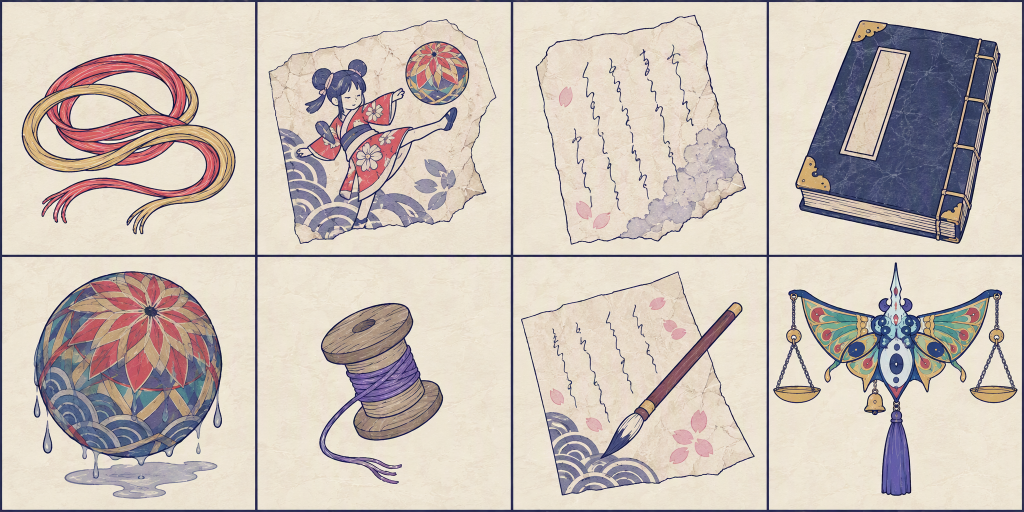
#> input picture assets/concept/scenes/12_证物图标.png, 2048 x 1024 px (shown at 1/2 size)
$ python icons.py
#> lines starting #> are read from the running program, lines starting #| are printed output that depends on the picture
# /// script
# requires-python = ">=3.10"
# dependencies = ["pillow"]
# ///
"""把 assets/concept/scenes/12_证物图标.png（4x2 格）裁成单个图标 → web/public/icons/<id>.png（256px）。"""
from pathlib import Path
from PIL import Image

ROOT = Path(__file__).resolve().parent.parent
SRC = ROOT / "assets/concept/scenes/12_证物图标.png"
OUT = ROOT / "web/public/icons"; OUT.mkdir(parents=True, exist_ok=True)
IDS = ["E1", "E2", "E3", "E4", "E5", "E6a", "E6b", "scale"]
im = Image.open(SRC).convert("RGB")
#> im is the input picture: PIL image 2048x1024 RGB; mean R, G, B 202.9, 191.6, 183.1
cols, rows = 4, 2
cw, ch = im.width // cols, im.height // rows
#> cw = 512; ch = 512
inset = 10   # 去掉格线
for i, id_ in enumerate(IDS):
    x, y = (i % cols) * cw, (i // cols) * ch
    tile = im.crop((x + inset, y + inset, x + cw - inset, y + ch - inset)).resize((256, 256), Image.LANCZOS)
    tile.save(OUT / f"{id_}.png")
    print(id_, OUT / f"{id_}.png")
#> this loop made 8 passes
#> pass 1, `tile = im.crop((x + inset, y + inset, x + cw - inset, y + ch - inset))..`:
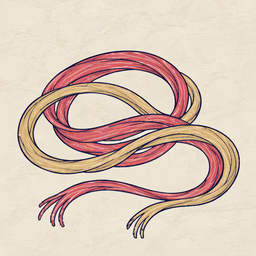
#> tile: PIL image 256x256 RGB; mean R, G, B 218.5, 197.2, 183
#> pass 2, `tile = im.crop((x + inset, y + inset, x + cw - inset, y + ch - inset))..`:
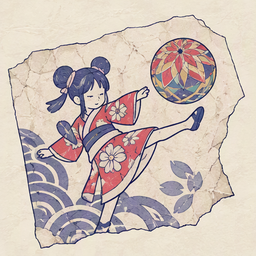
#> tile: PIL image 256x256 RGB; mean R, G, B 206.4, 191.9, 184.1
#> pass 3, `tile = im.crop((x + inset, y + inset, x + cw - inset, y + ch - inset))..`:
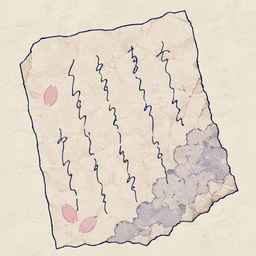
#> tile: PIL image 256x256 RGB; mean R, G, B 225.9, 214.7, 201.1
#> after the loop:
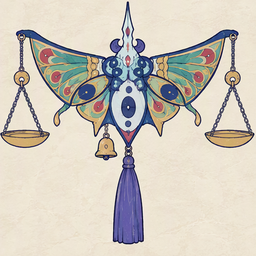
#> tile: PIL image 256x256 RGB; mean R, G, B 205.6, 199.2, 188.4
